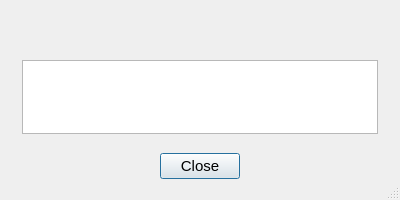
<?xml version="1.0" encoding="UTF-8"?>
<ui version="4.0">
 <class>Error</class>
 <widget class="QDialog" name="Error">
  <property name="windowModality">
   <enum>Qt::WindowModal</enum>
  </property>
  <property name="geometry">
   <rect>
    <x>0</x>
    <y>0</y>
    <width>400</width>
    <height>200</height>
   </rect>
  </property>
  <property name="sizePolicy">
   <sizepolicy hsizetype="Fixed" vsizetype="Fixed">
    <horstretch>0</horstretch>
    <verstretch>0</verstretch>
   </sizepolicy>
  </property>
  <property name="minimumSize">
   <size>
    <width>400</width>
    <height>200</height>
   </size>
  </property>
  <property name="maximumSize">
   <size>
    <width>400</width>
    <height>600</height>
   </size>
  </property>
  <property name="windowTitle">
   <string/>
  </property>
  <property name="sizeGripEnabled">
   <bool>true</bool>
  </property>
  <layout class="QVBoxLayout" name="verticalLayout">
   <property name="spacing">
    <number>0</number>
   </property>
   <property name="leftMargin">
    <number>12</number>
   </property>
   <property name="topMargin">
    <number>12</number>
   </property>
   <property name="rightMargin">
    <number>12</number>
   </property>
   <property name="bottomMargin">
    <number>12</number>
   </property>
   <item>
    <widget class="QWidget" name="errorBar" native="true">
     <property name="minimumSize">
      <size>
       <width>0</width>
       <height>0</height>
      </size>
     </property>
     <layout class="QHBoxLayout" name="horizontalLayout">
      <property name="spacing">
       <number>0</number>
      </property>
      <property name="leftMargin">
       <number>10</number>
      </property>
      <property name="topMargin">
       <number>10</number>
      </property>
      <property name="rightMargin">
       <number>10</number>
      </property>
      <property name="bottomMargin">
       <number>10</number>
      </property>
      <item>
       <widget class="QLabel" name="title">
        <property name="font">
         <font>
          <pointsize>12</pointsize>
          <bold>true</bold>
         </font>
        </property>
        <property name="text">
         <string/>
        </property>
       </widget>
      </item>
     </layout>
    </widget>
   </item>
   <item>
    <widget class="QWidget" name="errorWidget" native="true">
     <layout class="QVBoxLayout" name="verticalLayout_2">
      <property name="spacing">
       <number>0</number>
      </property>
      <property name="leftMargin">
       <number>10</number>
      </property>
      <property name="topMargin">
       <number>10</number>
      </property>
      <property name="rightMargin">
       <number>10</number>
      </property>
      <property name="bottomMargin">
       <number>10</number>
      </property>
      <item>
       <widget class="QTextBrowser" name="error">
        <property name="font">
         <font>
          <pointsize>11</pointsize>
         </font>
        </property>
       </widget>
      </item>
     </layout>
    </widget>
   </item>
   <item>
    <widget class="QWidget" name="buttonsWidget" native="true">
     <property name="minimumSize">
      <size>
       <width>0</width>
       <height>0</height>
      </size>
     </property>
     <layout class="QHBoxLayout" name="horizontalLayout_2">
      <item>
       <spacer name="horizontalSpacer_2">
        <property name="orientation">
         <enum>Qt::Horizontal</enum>
        </property>
        <property name="sizeHint" stdset="0">
         <size>
          <width>239</width>
          <height>20</height>
         </size>
        </property>
       </spacer>
      </item>
      <item>
       <widget class="QPushButton" name="close">
        <property name="font">
         <font>
          <pointsize>11</pointsize>
         </font>
        </property>
        <property name="toolTip">
         <string>Close</string>
        </property>
        <property name="text">
         <string>Close</string>
        </property>
        <property name="autoDefault">
         <bool>false</bool>
        </property>
        <property name="default">
         <bool>true</bool>
        </property>
       </widget>
      </item>
      <item>
       <spacer name="horizontalSpacer">
        <property name="orientation">
         <enum>Qt::Horizontal</enum>
        </property>
        <property name="sizeHint" stdset="0">
         <size>
          <width>239</width>
          <height>20</height>
         </size>
        </property>
       </spacer>
      </item>
     </layout>
    </widget>
   </item>
  </layout>
 </widget>
 <resources>
  <include location="jobman.qrc"/>
  <include location="jobman.qrc"/>
 </resources>
 <connections>
  <connection>
   <sender>close</sender>
   <signal>clicked()</signal>
   <receiver>Error</receiver>
   <slot>close()</slot>
   <hints>
    <hint type="sourcelabel">
     <x>199</x>
     <y>571</y>
    </hint>
    <hint type="destinationlabel">
     <x>199</x>
     <y>299</y>
    </hint>
   </hints>
  </connection>
 </connections>
</ui>
